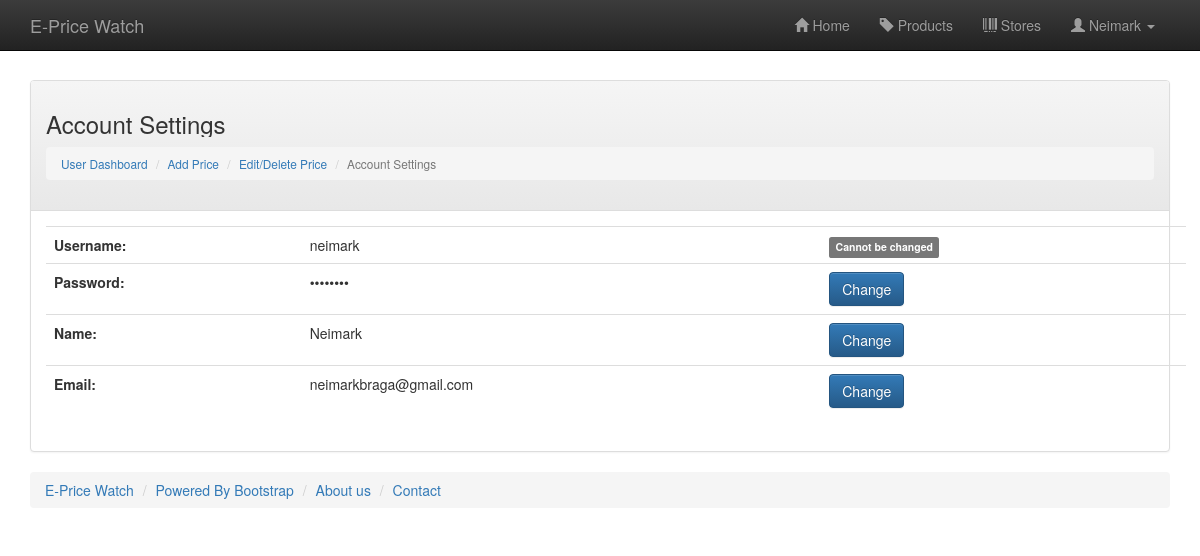
/useraccountsettings.php (signed in), run on the app's committed database.
### tables this page shows
CREATE TABLE `user_account` (
  `ID` int(11) NOT NULL,
  `USERNAME` varchar(30) NOT NULL,
  `PASSWORD` varchar(30) NOT NULL,
  `NAME` varchar(60) NOT NULL,
  `EMAIL` varchar(60) NOT NULL,
  `DATECREATED` timestamp NOT NULL DEFAULT CURRENT_TIMESTAMP
);

### useraccountsettings.php (the view, shortened to what this page needs)
<!DOCTYPE html>
<?php
    include('library/functionlibrary.php');
    $logged_in_id = $_SESSION['USER'];
    $sql = 'SELECT * FROM user_account WHERE ID = ' . ((isset($GLOBALS["___mysqli_ston"]) && is_object($GLOBALS["___mysqli_ston"])) ? mysqli_real_escape_string($GLOBALS["___mysqli_ston"], $logged_in_id) : ((trigger_error("[MySQLConverterToo] Fix the mysql_escape_string() call! This code does not work.", E_USER_ERROR)) ? "" : ""));
    $result = mysqli_query( $con, $sql);
    if($row = mysqli_fetch_array($result))
    {
        $page_username = $row['USERNAME'];
        $page_password = $row['PASSWORD'];
        $page_name = $row['NAME'];
        $page_email = $row['EMAIL'];
    }
    $ii = strlen($page_password);
    $pass = '';
    for($i = 0; $i < $ii; $i++)
    {
        $pass .= '•';
    }
    $page_password = $pass;
?>
<html lang="en">
<head>
    <link href="css/bootstrap.min.css" rel="stylesheet">
    <link href="css/bootstrap-theme.min.css" rel="stylesheet">
    <link href="css/app.css" rel="stylesheet">
</head>
<body role="document">
<?php include('library/navbar.php'); ?>
<div class="container">
    <div style="width: 100%; height: 80px;"></div>
    <div class="panel panel-default">
        <div class="panel-heading">
            <h3>Account Settings</h3>
            <small>
                <ol class="breadcrumb">
                  <li><a href="userpanel.php">User Dashboard</a></li>
                  <li><a href="addprice.php">Add Price</a></li>
                  <li><a href="editprice.php">Edit/Delete Price</a></li>
                  <li class="active">Account Settings</li>
                </ol>
            </small>
        </div>
        <div class="panel-body">
            <div class="row">
                <div class="container">
                    <table class="table">
                        <tr>
                            <td><b>Username: </b></td>
                            <td><?php echo $page_username; ?></td>
                            <td><span class="label label-default">Cannot be changed</span></td>
                        </tr>
                        <tr>
                            <td><b>Password: </b></td>
                            <td id="current_password"><?php echo $page_password; ?></td>
                            <td><a href="#" onclick="initpasswordpanel();" data-toggle="modal" data-target="#myModal" class="btn btn-primary" data-toggle="modal" data-target="#myModal">Change</a></td>
                        </tr>
                        <tr>
                            <td><b>Name: </b></td>
                            <td id="current_name"><?php echo $page_name; ?></td>
                            <td><a href="#" onclick="initnamepanel();" data-toggle="modal" data-target="#myModal" class="btn btn-primary" data-toggle="modal" data-target="#myModal">Change</a></td>
                        </tr>
                        <tr>
                            <td><b>Email: </b></td>
                            <td id="current_email"><?php echo $page_email; ?></td>
                            <td><a href="#" onclick="initemailpanel();" data-toggle="modal" data-target="#myModal" class="btn btn-primary" data-toggle="modal" data-target="#myModal">Change</a></td>
                        </tr>
                    </table>
                </div>
            </div>
        </div>
    </div>
</div>
<?php include('library/footer.php'); ?>
</body>
</html>

### css/app.css (style rules this page uses)
.my_thumb_container p, h3 { white-space: nowrap; overflow: hidden; text-overflow: ellipsis; }
.table_headers th, td { text-align: left; }

### data on the page
user_account: USERNAME "neimark", NAME "Neimark", EMAIL "neimarkbraga@gmail.com"

### other printed values
$_SESSION["NAME"] "Neimark"
$page_password "••••••••"
